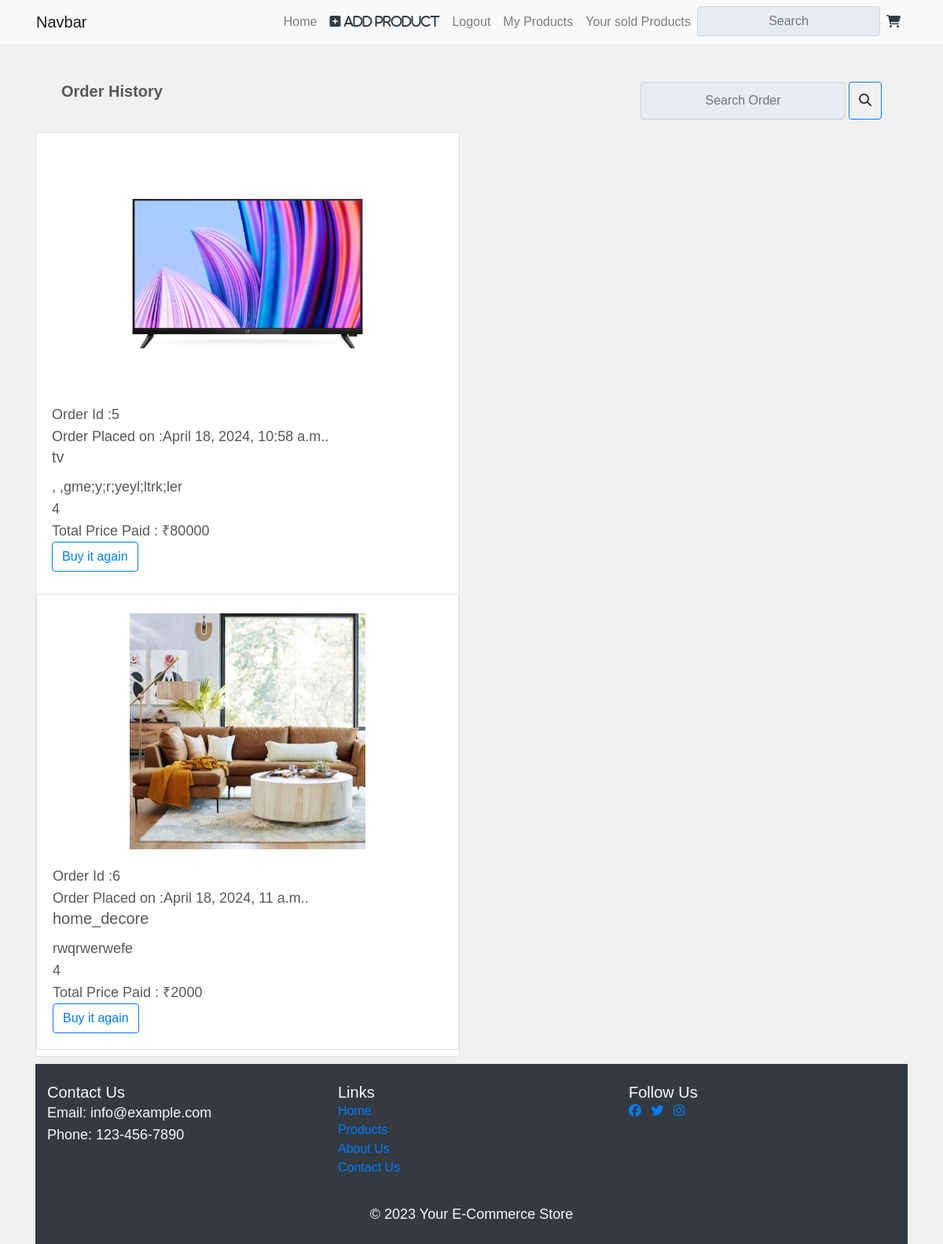
The app's page /soldpro/ (signed in) with its own data.
### app1/models.py (models this page shows, shortened)
class order(models.Model):
    userid = models.CharField(max_length = 10)
    productid = models.CharField(max_length = 10)
    address = models.TextField()
    city = models.CharField(max_length = 30)
    state = models.CharField(max_length = 30)
    pincode = models.CharField(max_length = 6)
    paymenttype = models.CharField(max_length = 20)
    transactionid = models.CharField(max_length = 50)
    datetime = models.DateTimeField(auto_now =  True)

class product(models.Model):
    name = models.CharField(max_length = 200)
    image = models.ImageField(upload_to='proimg')
    qty = models.IntegerField()
    discription = models.TextField()
    price = models.CharField(max_length = 5)
    category = models.ForeignKey(catgo,on_delete = models.CASCADE)
    vendorid = models.CharField(max_length=20,default= ' ')

class cart(models.Model):
    userid = models.CharField(max_length = 5)
    productid =models.CharField(max_length = 5)
    quantity = models.IntegerField()
    orderid = models.CharField(max_length =  5)
    totalprice = models.CharField(max_length = 5,default = ' ')

### app1/views.py (the view)
# urls.py: path('soldpro/', soldpro, name= 'soldpro'),
def soldpro(request):
    if 'venemail' in request.session:
        a = cart.objects.all()
        prolist = []
        for i in a:
            if i.orderid != "0":
                b = product.objects.get(id = i.productid)
                if int(b.vendorid) == int(request.session['venid']):
                    dt = order.objects.get(id = i.orderid)
                    prodict = {'proimg' : b.image,'proname' : b.name,'proprice' : b.price,'prodis': b.discription,'orderid': i.orderid,'datetime': dt.datetime,'qty': i.quantity,'total': i.totalprice}
                    prolist.append(prodict)
        return render(request,'soldpro.html',{'prolist':prolist,'vensession' : True})
    else:
        return redirect('venlogin')

### app1/templates/soldpro.html (shortened to what this page needs)
{% extends "nav.html" %}
{% block abc %}
<!DOCTYPE html>
<html lang="en">
  <head>
    <link
      rel="stylesheet"
      45
      href="https://maxcdn.bootstrapcdn.com/bootstrap/4.0.0/css/bootstrap.min.css"
    />
    <link
      rel="stylesheet"
      href="https://cdnjs.cloudflare.com/ajax/libs/font-awesome/6.4.2/css/all.min.css"
    />
    <link rel="stylesheet" href="Style.css" />
  </head>
  <body>
    <div class="container mt-5">
      <div class="row px-5 pb-2">
        <h6 class="mb-4" style="font-size: 20px">
          <strong>Order History</strong>
        </h6>
        <input
          type="text"
          id="customInput"
          class="form-control input-group-text col-3 ml-auto"
          placeholder="Search Order"
        />
        <button class="btn btn-outline-primary ml-1">
          <i class="fa fa-search text-dark" aria-hidden="true"></i>
        </button>
      </div>
      <div class="row">
        <div class="col-md-6">
          {% for i in prolist %}
          <div class="card pt-4 my-2">
            <div class="row justify-content-center">
              <img
                src={{i.proimg.url}}
                alt="img"
                height="300px"
                width="300px"
              />
            </div>
            <div class="card-body">
              <p>Order Id :{{i.orderid}}</p>
              <p>Order Placed on :{{i.datetime}}.</p>
              <h5 class="card-title">{{i.proname}}</h5>
              <p class="card-text">
                {{i.prodis}}
              </p>
              <p class="card-text">{{i.qty}}</p>
              <p class="card-text">Total Price Paid : ₹{{i.total}}</p>
              <button class="btn btn-outline-primary">Buy it again</button>
            </div>
            {% endfor %}
          </div>
        </div>
        <div class="col-md-6">
        </div>
      </div>
    </div>
    <footer class="bg-dark text-light py-4">
      <div class="container">
        <div class="row">
          <div class="col-md-4">
            <h5>Contact Us</h5>
            <p>Email: info@example.com</p>
            <p>Phone: 123-456-7890</p>
          </div>
          <div class="col-md-4">
            <h5>Links</h5>
            <ul class="list-unstyled">
              <li><a href="#">Home</a></li>
              <li><a href="#">Products</a></li>
              <li><a href="#">About Us</a></li>
              <li><a href="#">Contact Us</a></li>
            </ul>
          </div>
          <div class="col-md-4">
            <h5>Follow Us</h5>
            <ul class="list-inline">
              <li class="list-inline-item">
                <a href="#"><i class="fab fa-facebook"></i></a>
              </li>
              <li class="list-inline-item">
                <a href="#"><i class="fab fa-twitter"></i></a>
              </li>
              <li class="list-inline-item">
                <a href="#"><i class="fab fa-instagram"></i></a>
              </li>
            </ul>
          </div>
        </div>
        <hr />
        <div class="row">
          <div class="col text-center">
            <p>&copy; 2023 Your E-Commerce Store</p>
          </div>
        </div>
      </div>
    </footer>
  </body>
</html>
{% endblock abc %}

### app1/static/CSS/Style.css (style rules this page uses)
html { scroll-behavior: smooth; }
:root { --primary-color: #FE79A2; --secondary-color: #1545CB; --font-color: #666; --bg-color: #fff; --heading-color: #3f3a64; --border-radius: 8px; --border-radius-full: 35px; --border-color: transparent; --border-color-light: #eee; --bg-grey: #f7f7f7; --bg-lightgrey: #f8f9fa; }
body, html { margin: 0; padding: 0; color: #585858; }
* { box-sizing: border-box; font-family: 'Nunito', sans-serif; }
button, input, select { outline: none; }
button, .btn, select { cursor: pointer; }
a { text-decoration: none; }
h1, h2, h3, h4, h5, h6, p, ul, ol { margin: 0; padding: 0; }
p { font-size: 18px; line-height: 28px; }
body { background: #f1f1f1; margin: 0; padding: 0; }
img { max-width: 100%; }
.text-center { text-align: center; }

### records on screen
order: datetime "April 18, 2024, 10:58 a.m."
product: proname "tv", prodis ", ,gme;y;r;yeyl;ltrk;ler"
cart: total "80000"
order: datetime "April 18, 2024, 11 a.m."
product: proname "home_decore", prodis "rwqrwerwefe"
cart: total "2000"

### other values on screen
{{ i.orderid }} "5" "6"
{{ i.qty }} "4" "4"
